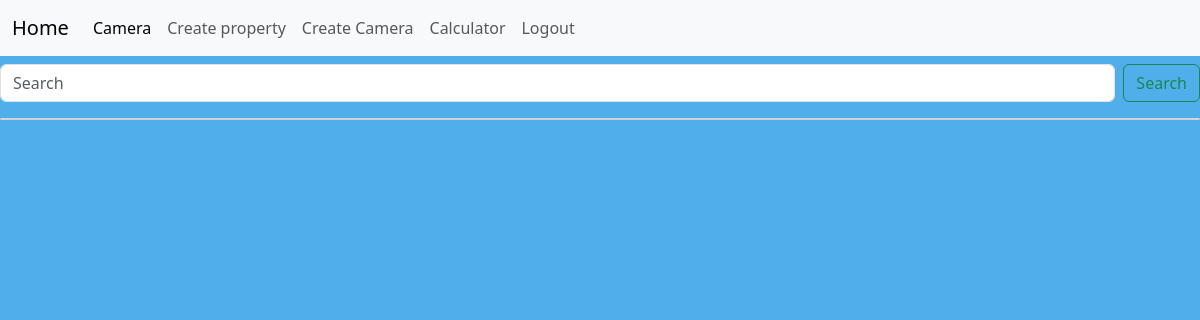
Page /posts/ (signed in) on the earlier database version.
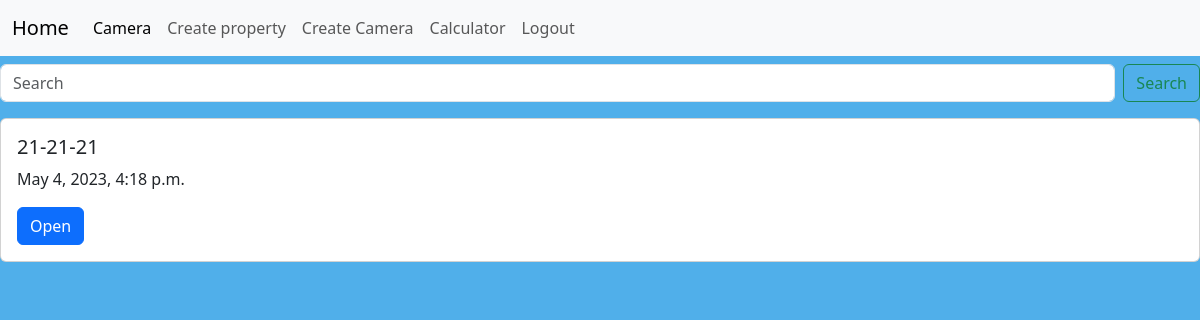
Same page on the later database version.
### mainapp/models.py (models this page shows)
class Post(models.Model):
    Legal_Entity = models.CharField(max_length=500,)
    property = models.CharField(max_length=500, unique=True)
    Camera_Name = models.CharField(max_length=500,)
    Property_Name = models.CharField(max_length=500,blank=True, null=True )
    town = models.CharField(max_length=500, )
    postcode = models.CharField(max_length=500, )
    phone_number = models.CharField(max_length=500, )
    confirm_video_recorded = models.BooleanField(blank=True, null=True)
    door_photo = models.ImageField(upload_to='images/', blank=True, null=True)
    aspect_of_door = models.CharField(blank=True, null=True, max_length=500)
    light_meter_reading_inside = models.CharField(blank=True, null=True, max_length=500)
    internet_speed_test = models.ImageField(upload_to='images/', blank=True, null=True)
    camera_serial = models.CharField(max_length=50,blank=True, null=True)
    face_box_id = models.CharField(max_length=50, blank=True, null=True)
    kasa_login_id = models.CharField(max_length=50, blank=True, null=True)
    SWITCH_MODELS = (
        ('HIK', 'HIK'),
        ('TPLink', 'TPLink'),
    )
    switch_make_and_model = models.CharField(choices=SWITCH_MODELS, max_length=50, blank=True, null=True)
    router_serial = models.CharField(max_length=50, blank=True, null=True)
    PHONE_MODELS = (
        ('Iphone 8 ', 'Iphone 8 '),
        ('Iphone 10', 'Iphone 10'),
    )
    phone_models = models.CharField(choices=PHONE_MODELS, max_length=50, blank=True, null=True)
    phone_serial = models.CharField(max_length=50, blank=True, null=True)
    phone_sim = models.CharField(max_length=50, blank=True, null=True)
    Generated_Camera_name = models.CharField(max_length=50, blank=True, null=True)
    firmware_up_to_date = models.BooleanField(blank=True, null=True)
    sd_card_installed = models.BooleanField(blank=True, null=True)
    settings_optimized = models.BooleanField(blank=True, null=True)
    face_size_screenshot = models.ImageField(upload_to='images/', blank=True, null=True)
    min_face_size = models.IntegerField(blank=True, null=True)
    notes = models.TextField(blank=True, null=True)
    door_sticker_photo = models.ImageField(upload_to='images/', blank=True, null=True)
    set_up_pc_and_app = models.BooleanField(blank=True, null=True)
    train_staff = models.BooleanField(blank=True, null=True)
    customer_sme_name = models.CharField(max_length=100, blank=True, null=True)
    leave_fw_install_crib_sheet_photo = models.ImageField(upload_to='images/', blank=True, null=True)
    Installer_Company = models.CharField(max_length=500,blank=True, null=True )
    Installer_email = models.CharField(max_length=500,blank=True, null=True )
    Install_date = models.CharField(max_length=500, blank=True, null=True)
    Door_entrance_width = models.CharField(max_length=500, blank=True, null=True)
    Distance_from_door= models.CharField(max_length=500, blank=True, null=True)
    Height = models.CharField(max_length=500, blank=True, null=True)
    Angle_to_face_Degrees = models.CharField(max_length=500, blank=True, null=True)
    Pixels_per_face = models.CharField(max_length=500, blank=True, null=True)
    Video_on_teams = models.CharField(max_length=500, blank=True, null=True)
    Facebox_id = models.CharField(max_length=500,blank=True, null=True )
    Kasa_login = models.CharField(max_length=500,blank=True, null=True )
    Router_Serial_No = models.CharField(max_length=500, blank=True, null=True)
    Phone_Model = models.CharField(max_length=500, blank=True, null=True)
    Phone_Serial_No = models.CharField(max_length=500, blank=True, null=True)
    Lightmeter_reading_at_entrance = models.CharField(max_length=500, blank=True, null=True)
    Test_camera_set = models.CharField(max_length=500, blank=True, null=True)
    Vivotek_cam_updated = models.CharField(max_length=500, blank=True, null=True)
    Lumen_or_candle = models.CharField(max_length=500, blank=True, null=True)
    Auto_Camera_Name = models.CharField(max_length=500,blank=True, null=True )
    Input_Camera_Name_Into_Camera = models.CharField(max_length=500, blank=True, null=True)
    Aspect = models.CharField(max_length=500,blank=True, null=True )
    Door_type = models.CharField(max_length=500, blank=True, null=True)
    Describe_aspect = models.CharField(max_length=500,blank=True, null=True )
    Camera_time = models.CharField(max_length=500,blank=True, null=True )
    Bitrate = models.CharField(max_length=500,blank=True, null=True )
    Video_quality = models.CharField(max_length=500,blank=True, null=True )
    Zoom_to_door_and_preset= models.CharField(max_length=500, blank=True, null=True)
    Horiz_mfs_from_detection = models.CharField(max_length=500, blank=True, null=True)
    Horiz_mfs_from_safr = models.CharField(max_length=500, blank=True, null=True)
    Are_faces_detected = models.CharField(max_length=500, blank=True, null=True)
    Are_alerts_working = models.CharField(max_length=500, blank=True, null=True)
    Name_of_store_manager = models.CharField(max_length=500, blank=True, null=True)
    Is_web_login = models.CharField(max_length=500, blank=True, null=True)
    User_login_app = models.CharField(max_length=500, blank=True, null=True)
    User_trained = models.CharField(max_length=500, blank=True, null=True)
    Name_of_fw_user = models.CharField(max_length=500, blank=True, null=True)
    Safr_feed_name = models.CharField(max_length=500, blank=True, null=True)
    Safr_feed_site = models.CharField(max_length=500, blank=True, null=True)
    Safr_feed_source = models.CharField(max_length=500, blank=True, null=True)
    Rtsp_adress= models.CharField(max_length=500, blank=True, null=True)
    Safr_mfs = models.CharField(max_length=500, blank=True, null=True)
    Safr_min_backoff = models.CharField(max_length=500, blank=True, null=True)
    Safr_tracker_failed = models.CharField(max_length=500, blank=True, null=True)
    Safr_min_pose_quality = models.CharField(max_length=500, blank=True, null=True)
    Camera_Position_Image = models.ImageField(upload_to='images/',
                                              null=True, blank=True,)
    Facebox_Switch_location_image = models.ImageField(upload_to='images/',
                               null=True, blank=True,)
    Router_location_image = models.ImageField(upload_to='images/',
                               null=True, blank=True,)
    Image_of_signage_in_doorway_image = models.ImageField(upload_to='images/',
                               null=True, blank=True,)
    Camera_serial_no = models.CharField(max_length=500, blank=True, null=True)
    Name_of_profile_day = models.CharField(max_length=500, blank=True, null=True)
    Time_profile_day = models.CharField(max_length=500, blank=True, null=True)
    White_balance_day = models.CharField(max_length=500, blank=True, null=True)
    Brightness_day = models.CharField(max_length=500, blank=True, null=True)
    Saturation_day = models.CharField(max_length=500, blank=True, null=True)
    Sharpness_day = models.CharField(max_length=500, blank=True, null=True)
    Digital_noise_day = models.CharField(max_length=500, blank=True, null=True)
    Exposure_level_day = models.CharField(max_length=500, blank=True, null=True)
    Exposure_mode_day = models.CharField(max_length=500, blank=True, null=True)
    Iris_day = models.CharField(max_length=500, blank=True, null=True)
    Exposure_time_day = models.CharField(max_length=500, blank=True, null=True)
    Exposure_gain_day = models.CharField(max_length=500, blank=True, null=True)
    Wdr_pro_day = models.CharField(max_length=500, blank=True, null=True)
    wdr_level_day = models.CharField(max_length=500, blank=True, null=True)
    Name_of_profile_night = models.CharField(max_length=500, blank=True, null=True)
    Time_profile_night = models.CharField(max_length=500, blank=True, null=True)
    White_balance_night = models.CharField(max_length=500, blank=True, null=True)
    Brightness_night = models.CharField(max_length=500, blank=True, null=True)
    Saturation_night = models.CharField(max_length=500, blank=True, null=True)
    Sharpness_night = models.CharField(max_length=500, blank=True, null=True)
    Digital_noise_night = models.CharField(max_length=500, blank=True, null=True)
    Exposure_level_night = models.CharField(max_length=500, blank=True, null=True)
    Exposure_mode_night = models.CharField(max_length=500, blank=True, null=True)
    Iris_night = models.CharField(max_length=500, blank=True, null=True)
    Exposure_time_night = models.CharField(max_length=500, blank=True, null=True)
    Exposure_gain_night = models.CharField(max_length=500, blank=True, null=True)
    Wdr_pro_night = models.CharField(max_length=500, blank=True, null=True)
    wdr_level_night = models.CharField(max_length=500, blank=True, null=True)
    Name_of_profile_one = models.CharField(max_length=500, blank=True, null=True)
    Time_profile_one = models.CharField(max_length=500, blank=True, null=True)
    White_balance_one = models.CharField(max_length=500, blank=True, null=True)
    Brightness_one = models.CharField(max_length=500, blank=True, null=True)
    Saturation_one = models.CharField(max_length=500, blank=True, null=True)
    Sharpness_one = models.CharField(max_length=500, blank=True, null=True)
    Digital_noise_one = models.CharField(max_length=500, blank=True, null=True)
    Exposure_level_one = models.CharField(max_length=500, blank=True, null=True)
    Exposure_mode_one = models.CharField(max_length=500, blank=True, null=True)
    Iris_one = models.CharField(max_length=500, blank=True, null=True)
    Exposure_time_one = models.CharField(max_length=500, blank=True, null=True)
    Exposure_gain_one = models.CharField(max_length=500, blank=True, null=True)
    Wdr_pro_one = models.CharField(max_length=500, blank=True, null=True)
    wdr_level_one = models.CharField(max_length=500, blank=True, null=True)
    Name_of_profile_two = models.CharField(max_length=500, blank=True, null=True)
    Time_profile_two = models.CharField(max_length=500, blank=True, null=True)
    White_balance_two = models.CharField(max_length=500, blank=True, null=True)
    Brightness_two = models.CharField(max_length=500, blank=True, null=True)
    Saturation_two = models.CharField(max_length=500, blank=True, null=True)
    Sharpness_two = models.CharField(max_length=500, blank=True, null=True)
    Digital_noise_two = models.CharField(max_length=500, blank=True, null=True)
    Exposure_level_two = models.CharField(max_length=500, blank=True, null=True)
    Exposure_mode_two = models.CharField(max_length=500, blank=True, null=True)
    Iris_two = models.CharField(max_length=500, blank=True, null=True)
    Exposure_time_two = models.CharField(max_length=500, blank=True, null=True)
    Exposure_gain_two = models.CharField(max_length=500, blank=True, null=True)
    Wdr_pro_two = models.CharField(max_length=500, blank=True, null=True)
    wdr_level_two = models.CharField(max_length=500, blank=True, null=True)
    field_for_notes = models.TextField(max_length=2000, blank=True, null=True)
    people_missing_check = models.CharField(max_length=500, blank=True, null=True)
    Test_safr = models.CharField(max_length=500,blank=True, null=True )
    Test_parametrs = models.CharField(max_length=500,blank=True, null=True )
    Test_extra1 = models.CharField(max_length=500,blank=True, null=True )
    Test_extra2 = models.CharField(max_length=500,blank=True, null=True )
    Test_night = models.CharField(max_length=500,blank=True, null=True )
    Test_notes = models.CharField(max_length=500,blank=True, null=True )
    pub_date = models.DateTimeField(auto_now_add=True)

### mainapp/views.py (the view)
# urls.py: path('posts/', all_posts, name='all_posts'),
@login_required
def all_posts(request):
    posts = Post.objects.order_by('-pub_date')
    return render(request, 'mainapp/all_posts.html', {'posts': posts})

### mainapp/templates/mainapp/all_posts.html (shortened to what this page needs)
{%  load static %}
<link href="https://cdn.jsdelivr.net/npm/bootstrap@5.3.0-alpha1/dist/css/bootstrap.min.css" rel="stylesheet">
<link rel="stylesheet" href="{% static 'mainapp/css/main.css' %}">
<nav class="navbar navbar-expand-lg bg-body-tertiary">
  <div class="container-fluid">
    <a class="navbar-brand" href="/">Home</a>
    <div class="collapse navbar-collapse" id="navbarSupportedContent">
      <ul class="navbar-nav me-auto mb-2 mb-lg-0">
        <li class="nav-item">
          <a class="nav-link active" aria-current="page" href="{% url 'all_posts' %}">Camera</a>
        </li>
        <li class="nav-item">
          <a class="nav-link" href="{% url 'create_property' %}">Create property</a>
        </li>
        <li class="nav-item">
          <a class="nav-link" href="{% url 'post_create' %}">Create Camera</a>
        </li>
        <li class="nav-item">
          <a class="nav-link" href="{% url 'calculator' %}">Calculator</a>
        </li>
       <li class="nav-item">
          <a class="nav-link" href="{% url 'logout' %}?next={% url 'login' %}">Logout</a>
        </li>
      </ul>
    </div>
  </div>
</nav>
<form class="d-flex" role="search", action="{% url 'search' %}",>
                <input class="form-control me-2" type="search" placeholder="Search" aria-label="Search" name="q">
                <button class="btn btn-outline-success" type="submit">Search</button>
            </form>
<div class="card" >
    {% for post in posts %}
  <div class="card-body" >
    <h5 class="card-title">{{post.Legal_Entity}}-{{post.property}}-{{post.Camera_Name}}</h5>
      <p>{{ post.pub_date }}</p>
    <a href="{% url 'post_detail' Legal_Entity=post.Legal_Entity property=post.property Camera_Name=post.Camera_Name %}" class="btn btn-primary">Open</a>
  </div>
    {% endfor %}
</div>

Differences in the rows shown:
added Post: Legal_Entity "21", property "21", Camera_Name "21", pub_date "May 4, 2023, 4:18 p.m."
